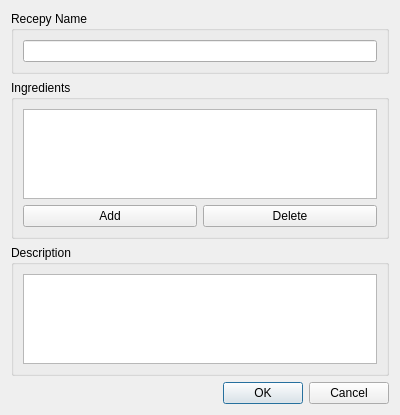
<?xml version="1.0" encoding="UTF-8"?>
<ui version="4.0">
 <class>AddRecepyDialog</class>
 <widget class="QDialog" name="AddRecepyDialog">
  <property name="geometry">
   <rect>
    <x>0</x>
    <y>0</y>
    <width>400</width>
    <height>415</height>
   </rect>
  </property>
  <property name="windowTitle">
   <string>Dialog</string>
  </property>
  <layout class="QGridLayout" name="gridLayout">
   <item row="0" column="0">
    <layout class="QVBoxLayout" name="verticalLayout">
     <item>
      <widget class="QGroupBox" name="groupBox">
       <property name="title">
        <string>Recepy Name</string>
       </property>
       <layout class="QGridLayout" name="gridLayout_2">
        <item row="0" column="0">
         <widget class="QLineEdit" name="NameTextBlock"/>
        </item>
       </layout>
      </widget>
     </item>
     <item>
      <widget class="QGroupBox" name="groupBox_2">
       <property name="title">
        <string>Ingredients</string>
       </property>
       <layout class="QVBoxLayout" name="verticalLayout_2">
        <item>
         <widget class="QListWidget" name="listWidget"/>
        </item>
        <item>
         <layout class="QHBoxLayout" name="horizontalLayout">
          <item>
           <widget class="QPushButton" name="addBtn">
            <property name="text">
             <string>Add</string>
            </property>
           </widget>
          </item>
          <item>
           <widget class="QPushButton" name="delBtn">
            <property name="text">
             <string>Delete</string>
            </property>
           </widget>
          </item>
         </layout>
        </item>
       </layout>
      </widget>
     </item>
     <item>
      <widget class="QGroupBox" name="groupBox_3">
       <property name="title">
        <string>Description</string>
       </property>
       <layout class="QVBoxLayout" name="verticalLayout_3">
        <item>
         <widget class="QPlainTextEdit" name="DescriptionTextBlock"/>
        </item>
       </layout>
      </widget>
     </item>
    </layout>
   </item>
   <item row="1" column="0">
    <widget class="QDialogButtonBox" name="buttonBox">
     <property name="orientation">
      <enum>Qt::Horizontal</enum>
     </property>
     <property name="standardButtons">
      <set>QDialogButtonBox::Cancel|QDialogButtonBox::Ok</set>
     </property>
    </widget>
   </item>
  </layout>
 </widget>
 <resources/>
 <connections>
  <connection>
   <sender>buttonBox</sender>
   <signal>accepted()</signal>
   <receiver>AddRecepyDialog</receiver>
   <slot>accept()</slot>
   <hints>
    <hint type="sourcelabel">
     <x>248</x>
     <y>254</y>
    </hint>
    <hint type="destinationlabel">
     <x>157</x>
     <y>274</y>
    </hint>
   </hints>
  </connection>
  <connection>
   <sender>buttonBox</sender>
   <signal>rejected()</signal>
   <receiver>AddRecepyDialog</receiver>
   <slot>reject()</slot>
   <hints>
    <hint type="sourcelabel">
     <x>316</x>
     <y>260</y>
    </hint>
    <hint type="destinationlabel">
     <x>286</x>
     <y>274</y>
    </hint>
   </hints>
  </connection>
 </connections>
</ui>
